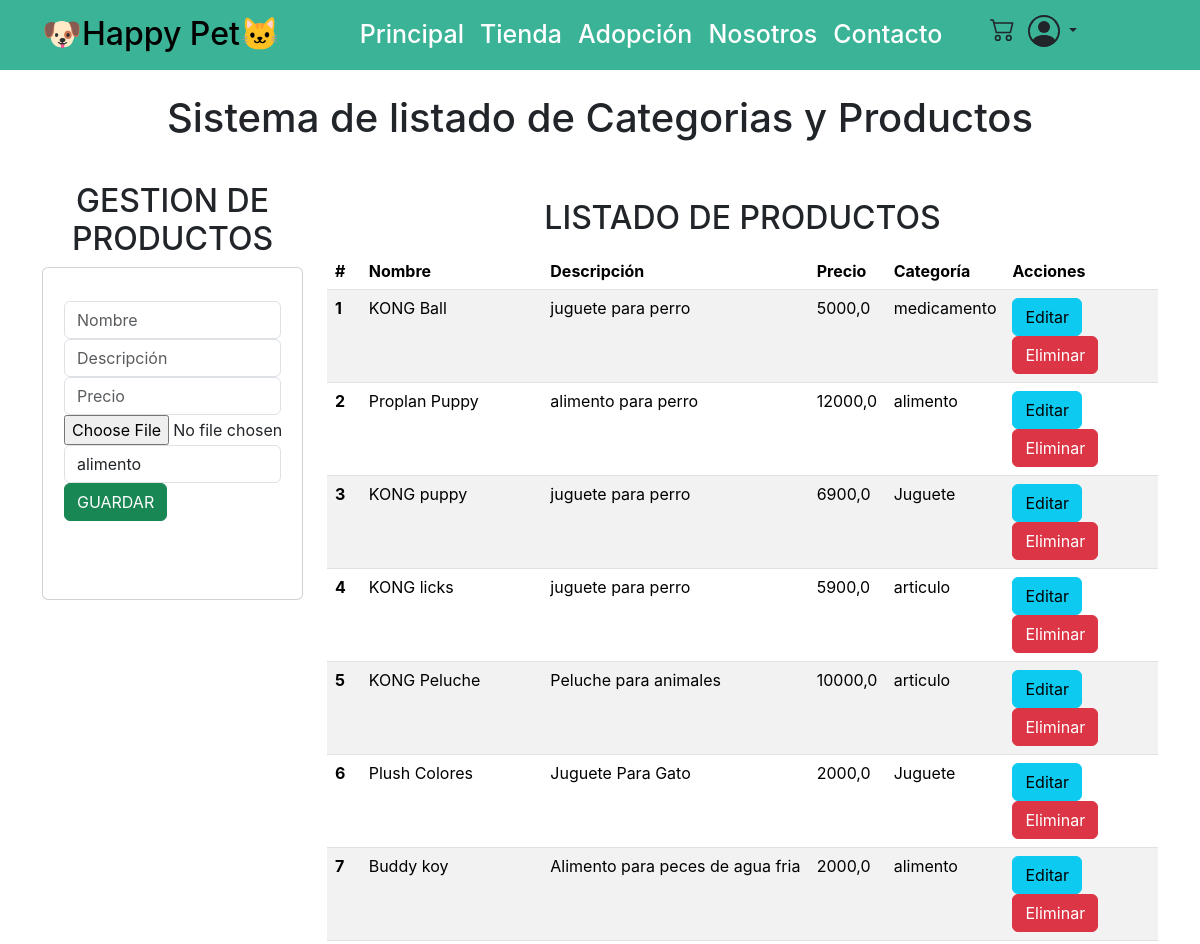
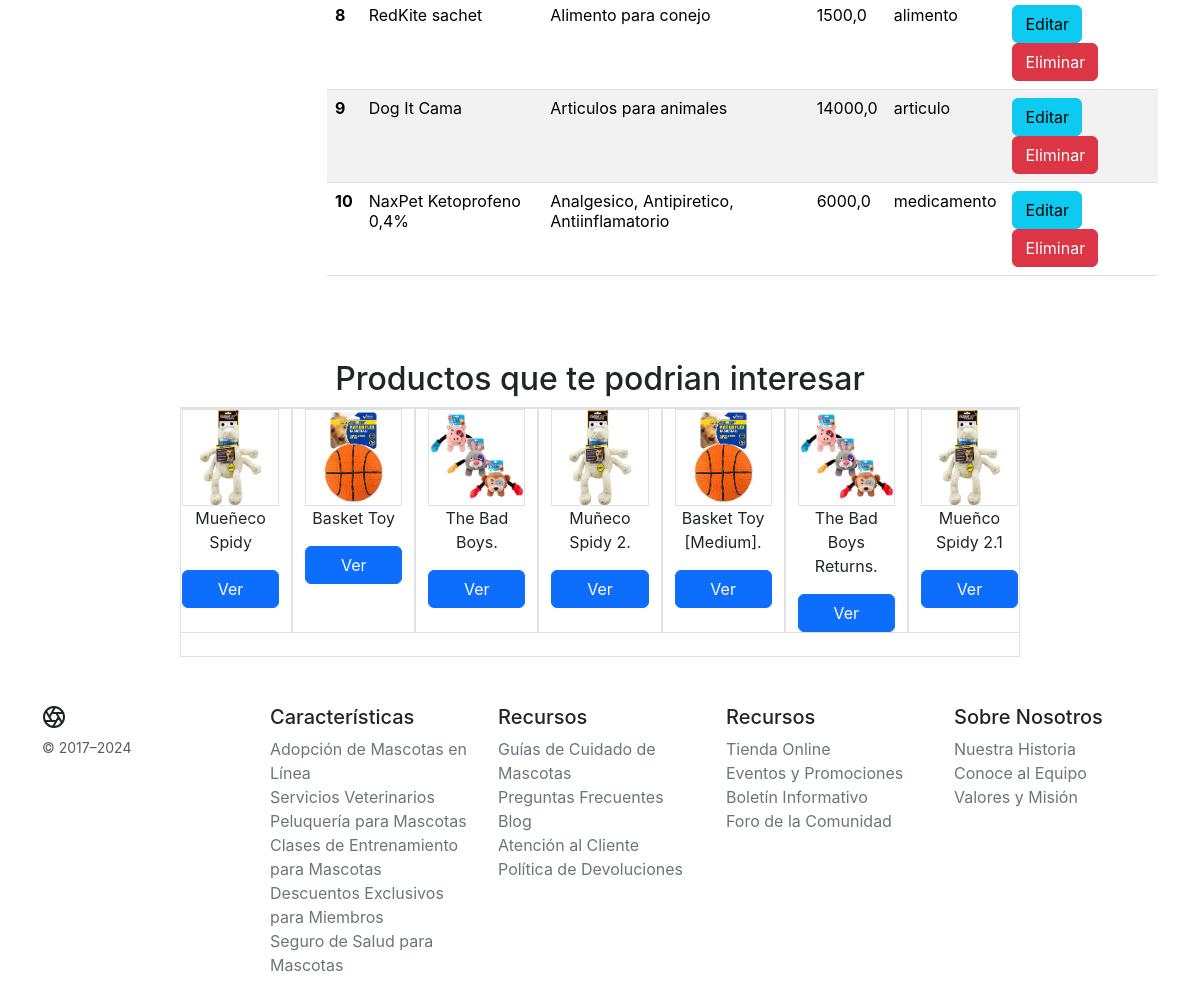
/listar_prod, run on the app's committed database (2 pictures, top to bottom).
### animales_PW/models.py (models this page shows, shortened)
class producto(models.Model):
    nombre = models.CharField(max_length=50)
    descripcion = models.CharField(max_length=200)
    precio = models.FloatField()
    imagen = models.ImageField(upload_to='productos')
    categoria = models.ForeignKey(categoria, on_delete=models.CASCADE)

class categoria(models.Model):
    nombre = models.CharField(max_length=50)
    descripcion = models.CharField(max_length=200)
    imagen = models.ImageField(upload_to='categorias')

### animales_PW/views.py (the view)
# urls.py: path('listar_prod', listar_prod, name='listar_prod'),
def listar_prod(request):
    categorias = categoria.objects.all()
    productos = producto.objects.all()
    context = {
        'categorias': categorias,
        'productos': productos,
    }
    return render(request, 'admin_crud/listar_prod.html', context)

### animales_PW/templates/admin_crud/listar_prod.html (shortened to what this page needs)
{% extends 'base.html' %}
{% load static %}
{% block content %}
<div class="container py-4">
    <center>
        <h1>Sistema de listado de Categorias y Productos</h1>
    </center>
    <br>
    <div class="row">
        <div class="col-sm-12 col-md-3 col-lg-3 col-xl-3">
            <h2>GESTION DE PRODUCTOS</h2>
            <div class="card">
                <div class="card-body py-2">
                    <form action="{% url 'registrar_prod' %}" method="POST" enctype="multipart/form-data">
                        <div class="form-group">
                            <input type="text" id="txtNombre" name="txtNombre" class="form-control" placeholder="Nombre"
                                minlength="6" maxlength="50" required>
                        </div>
                        <div class="form-group">
                            <input type="text" id="txtDescripcion" name="txtDescripcion" class="form-control"
                                placeholder="Descripción" minlength="10" maxlength="200" required>
                        </div>
                        <div class="form-group">
                            <input type="number" id="txtPrecio" name="txtPrecio" class="form-control"
                                placeholder="Precio" min="100" step="100" required>
                        </div>
                        <div class="form-group">
                            <input type="file" id="imgUpload" name="imgUpload" class="form-control-file"
                                accept="image/*" required>
                        </div>
                        <div class="form-group">
                            <select id="txtCategoria" name="txtCategoria" class="form-control" required>
                                {% for cat in categorias %}
                                <option value="{{ cat.id }}">{{ cat.nombre }}</option>
                                {% endfor %}
                            </select>
                        </div>
                        <div class="form-group">
                            <button type="submit" class="btn btn-success btn-block">GUARDAR</button>
                        </div>
                    </form>
                </div>
            </div>
        </div>
        <div class="col-sm-12 col-md-9 col-lg-9 col-xl-9">
            <h2>LISTADO DE PRODUCTOS</h2>
            <div class="table-responsive py-2">
                <table class="table table-striped">
                    <thead>
                        <tr>
                            <th scope="col">#</th>
                            <th scope="col">Nombre</th>
                            <th scope="col">Descripción</th>
                            <th scope="col">Precio</th>
                            <th scope="col">Categoría</th>
                            <th colspan="2">Acciones</th>
                        </tr>
                    </thead>
                    <tbody>
                        {% for prod in productos %}
                        <tr>
                            <th scope="row">{{ forloop.counter }}</th>
                            <td>{{ prod.nombre }}</td>
                            <td>{{ prod.descripcion }}</td>
                            <td>{{ prod.precio }}</td>
                            <td>{{ prod.categoria.nombre }}</td>
                            <td>
                                <a href="editar_prod/{{prod.id}}" class="btn btn-info">Editar</a>
                                <a href="eliminar_prod/{{prod.id}}" class="btn btn-danger">Eliminar</a>
                        </tr>
                        {% endfor %}
                    </tbody>
                </table>
            </div>
        </div>
    </div>
</div>
{% endblock %}

### animales_PW/static/css/style_ani.css (style rules this page uses)
* { padding: 0; margin: 0; box-sizing: border-box; font-family: 'Inter', sans-serif; }
body { width: 100%; height: 100%; font-family: 'Poppins', sans-serif; background: #f9f9f9; color: #333; transition: background-color 0.5s ease; font-family: 'Poppins', sans-serif; color: #333; }
h2 { text-align: center; padding-top: 3%; }
.card-body { max-width: 100%; min-height: 20%; margin-top: 25px; margin-bottom: 70px; margin-left: 5px; margin-right: 5px; }
table { width: 100%; }
th, td { color: #fff; }

### data on the page
producto: nombre "KONG Ball", descripcion "juguete para perro", precio "5000,0", categoria.nombre "medicamento"
producto: nombre "Proplan Puppy", descripcion "alimento para perro", precio "12000,0", categoria.nombre "alimento"
producto: nombre "KONG puppy", descripcion "juguete para perro", precio "6900,0", categoria.nombre "Juguete"
producto: nombre "KONG licks", descripcion "juguete para perro", precio "5900,0", categoria.nombre "articulo"
producto: nombre "KONG Peluche", descripcion "Peluche para animales", precio "10000,0", categoria.nombre "articulo"
producto: nombre "Plush Colores", descripcion "Juguete Para Gato", precio "2000,0", categoria.nombre "Juguete"
producto: nombre "Buddy koy", descripcion "Alimento para peces de agua fria", precio "2000,0", categoria.nombre "alimento"
producto: nombre "RedKite sachet", descripcion "Alimento para conejo", precio "1500,0", categoria.nombre "alimento"
producto: nombre "Dog It Cama", descripcion "Articulos para animales", precio "14000,0", categoria.nombre "articulo"
producto: nombre "NaxPet Ketoprofeno 0,4%", descripcion "Analgesico, Antipiretico, Antiinflamatorio", precio "6000,0", categoria.nombre "medicamento"

### other printed values
form field txtCategoria "alimento"
